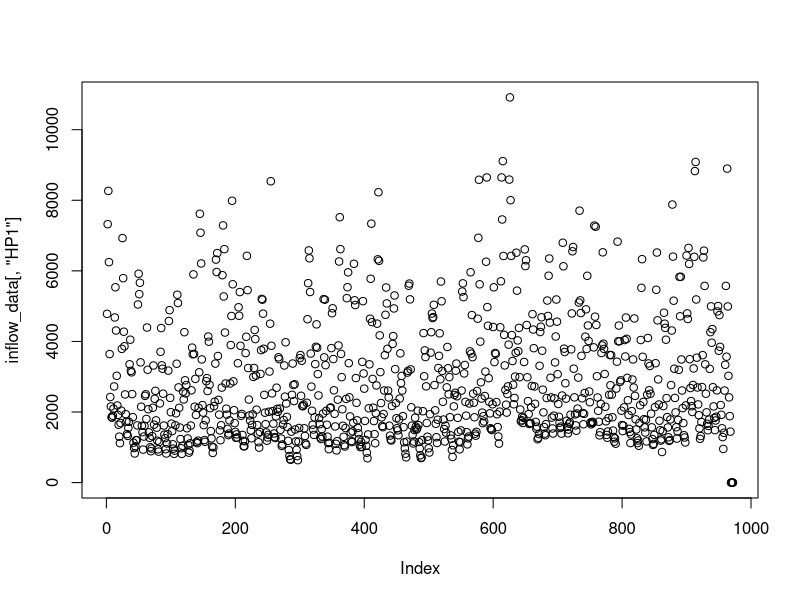
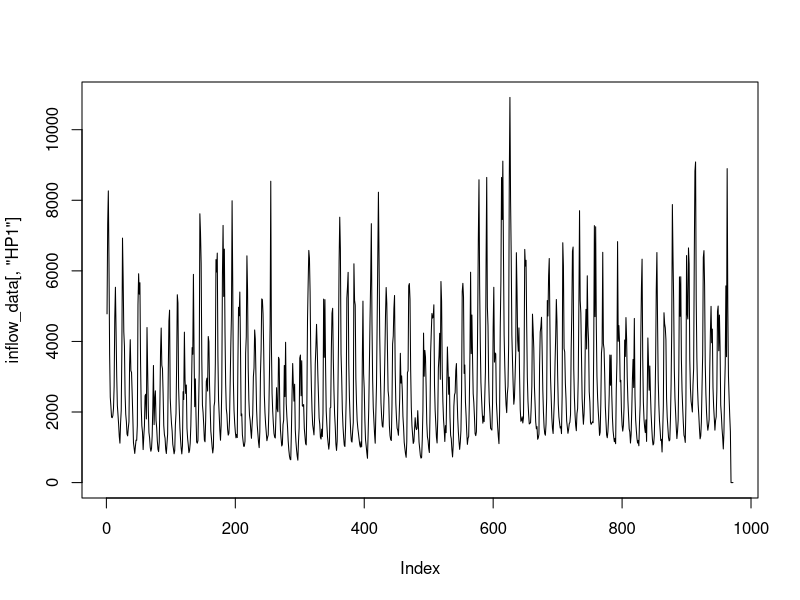
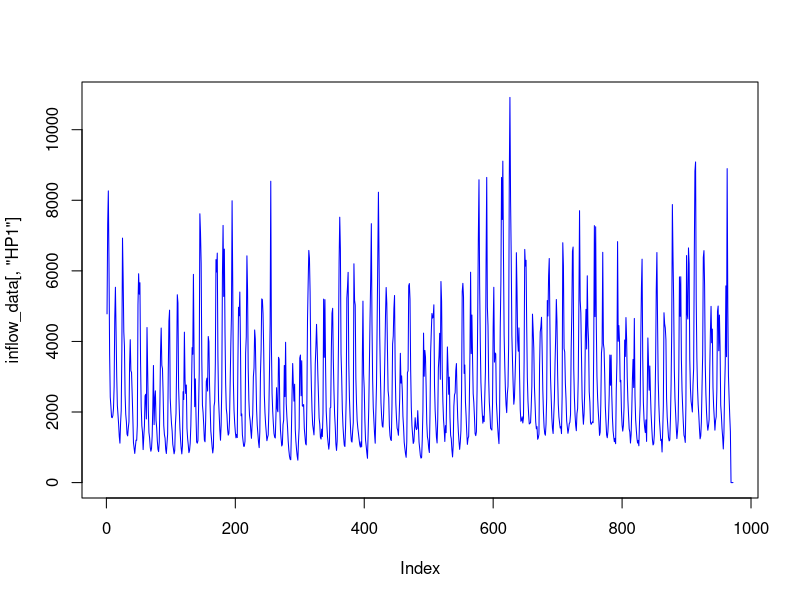
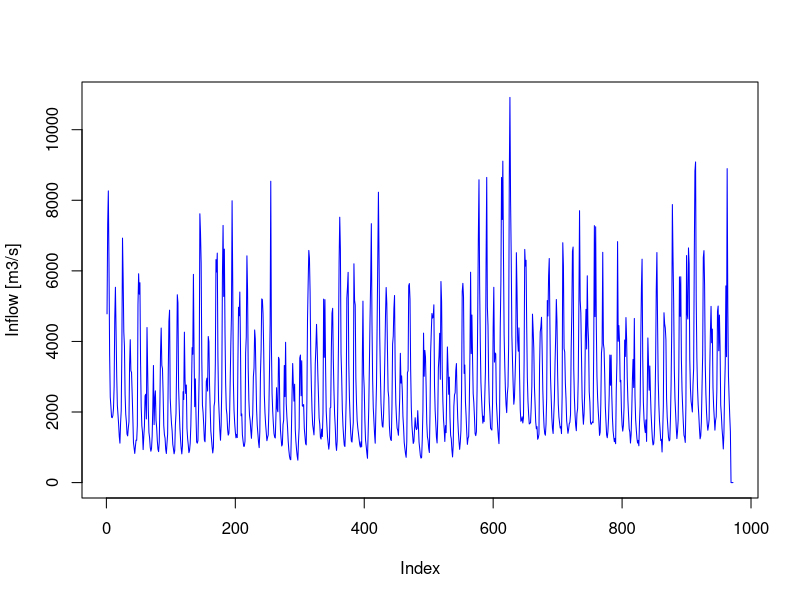
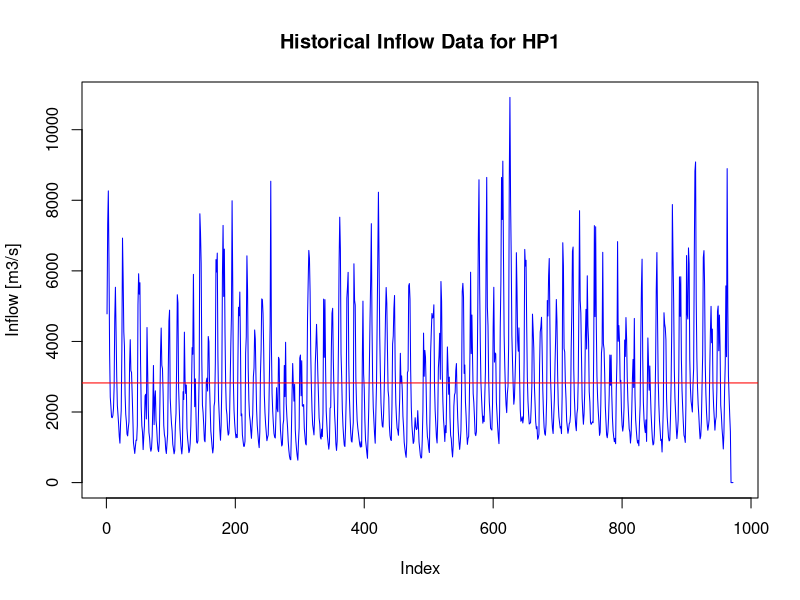
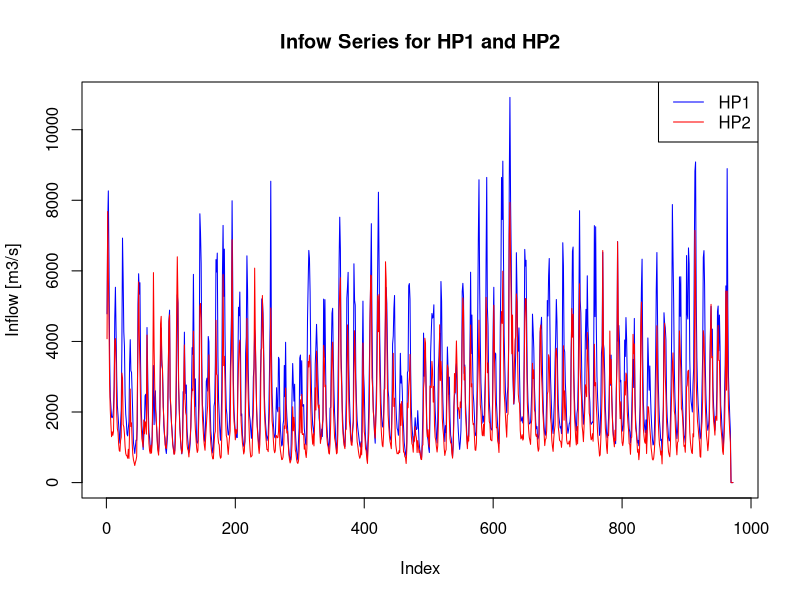
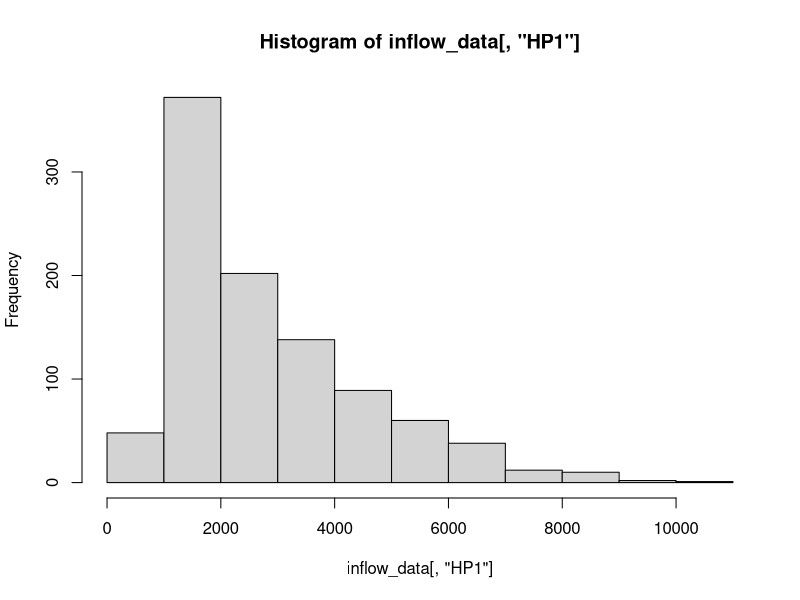
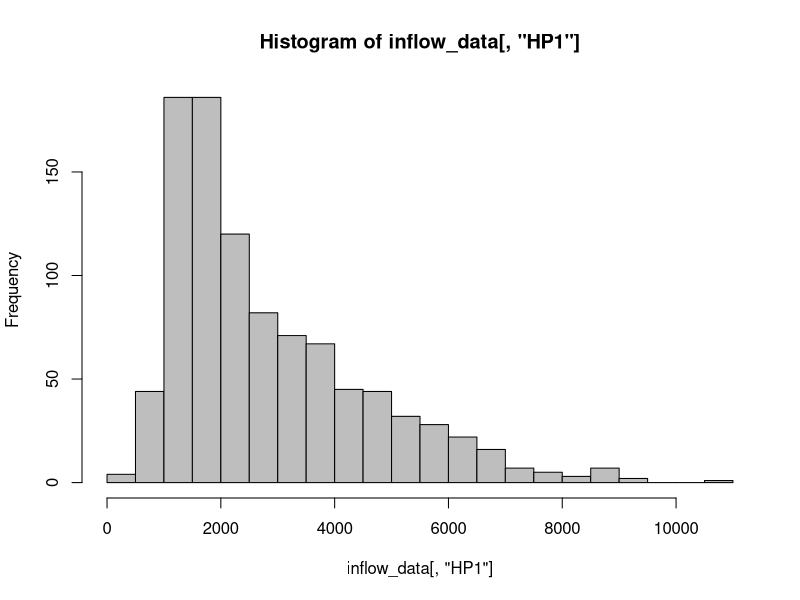

The R source for these figures, in order:
## ---- chunk 1
knitr::opts_chunk$set(echo = TRUE) 
## ---- chunk 2
library(lubridate)
library(ggplot2)

## ---- chunk 3
#Importing time series data from text file
#I am calling it raw for now because it's data as it is in the file
raw_inflow_data <- read.table(file="./Data/inflowtimeseries.txt",header=FALSE,skip=0)

#If you want specific columns just trim the table
raw_inflow_data <- raw_inflow_data[,1:5] #the space before the comma means you want all rows
                                 #and 1:5 means all columns from 1 to 5
nhydro <- ncol(raw_inflow_data)-2
nobs <- nrow(raw_inflow_data) 

#If your file does not have header like this one you can add column names after creating the data frame
colnames(raw_inflow_data)=c("Month","Year", "HP1", "HP2","HP3")

#Checking data
head(raw_inflow_data)
str(raw_inflow_data)
## ---- chunk 4
#using package lubridate
my_date <- paste(raw_inflow_data[,1],raw_inflow_data[,2],sep="-")
my_date <- my(my_date)  #function my from package lubridate
head(my_date)
#add that to inflow_data 
inflow_data <- cbind(my_date,raw_inflow_data[,3:5])
head(inflow_data)

## ---- chunk 5
#Graph 1: Plot the series for HP1
plot(inflow_data[,"HP1"]) # note that this do not generate a nice plot

plot(inflow_data[,"HP1"],type="l") #The type "l" tells you want a line plot check help(plot) 
                                  #for other types of plots

plot(inflow_data[,"HP1"],type="l",col="blue") #Change the color of the series
plot(inflow_data[,"HP1"],type="l",col="blue",ylab="Inflow [m3/s]") 
plot(inflow_data[,"HP1"],type="l",col="blue",ylab="Inflow [m3/s]",main="Historical Inflow Data for HP1") 

#Additional - Suppose you want to add a line with the mean
abline(h=mean(inflow_data[,"HP1"]),col="red")
## ---- chunk 6
plot(inflow_data[,"HP1"],type="l",col="blue",ylab="Inflow [m3/s]") 
lines(inflow_data[,"HP2"],col="red") #Note if you use plot you generate a new graph 
                    #no need to specify type in lines() function
title(main="Infow Series for HP1 and HP2")

#If you want to add legend
legend("topright",legend=c("HP1","HP2"), lty=c("solid","solid"),col=c("blue","red"))
## ---- chunk 7
#Graph 3: Simple Histogram
hist(inflow_data[,"HP1"])
hist(inflow_data[,"HP1"],breaks=30,col="gray")  #increase number of bars with breaks input

#Graph 4: Scatter Plot of HP1 and HP2
plot(inflow_data[,"HP1"],inflow_data[,"HP2"])
## ---- chunk 8
library(ggplot2)
#using package ggplot2
ggplot(inflow_data, aes(x=my_date, y=HP1)) +
            geom_line(color="blue",group = 1)

#adding two time series to the same plot
ggplot(inflow_data, aes(x=my_date, y=Inflow)) +
            geom_line(aes(y=HP1,col="HP1"),group = 1) +
            geom_line(aes(y=HP2,col="HP2"),group = 2) +
            xlab("Time") +
            labs(color="Reservoir")
## ---- chunk 9
ts_inflow_data <- ts(inflow_data[,2:(2+nhydro-1)]) #note that we are only transforming columns with inflow data, not the date columns
ts_inflow_data
